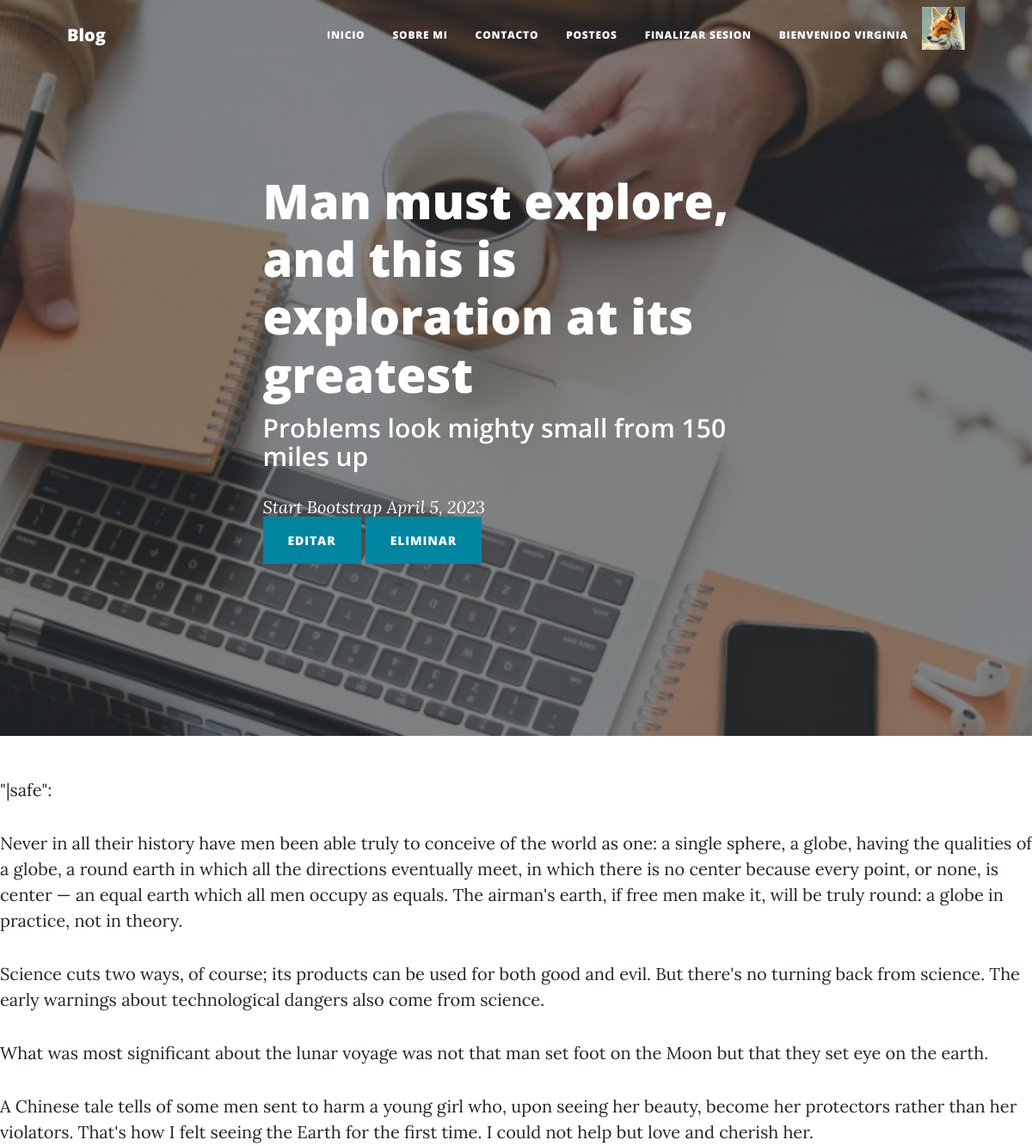
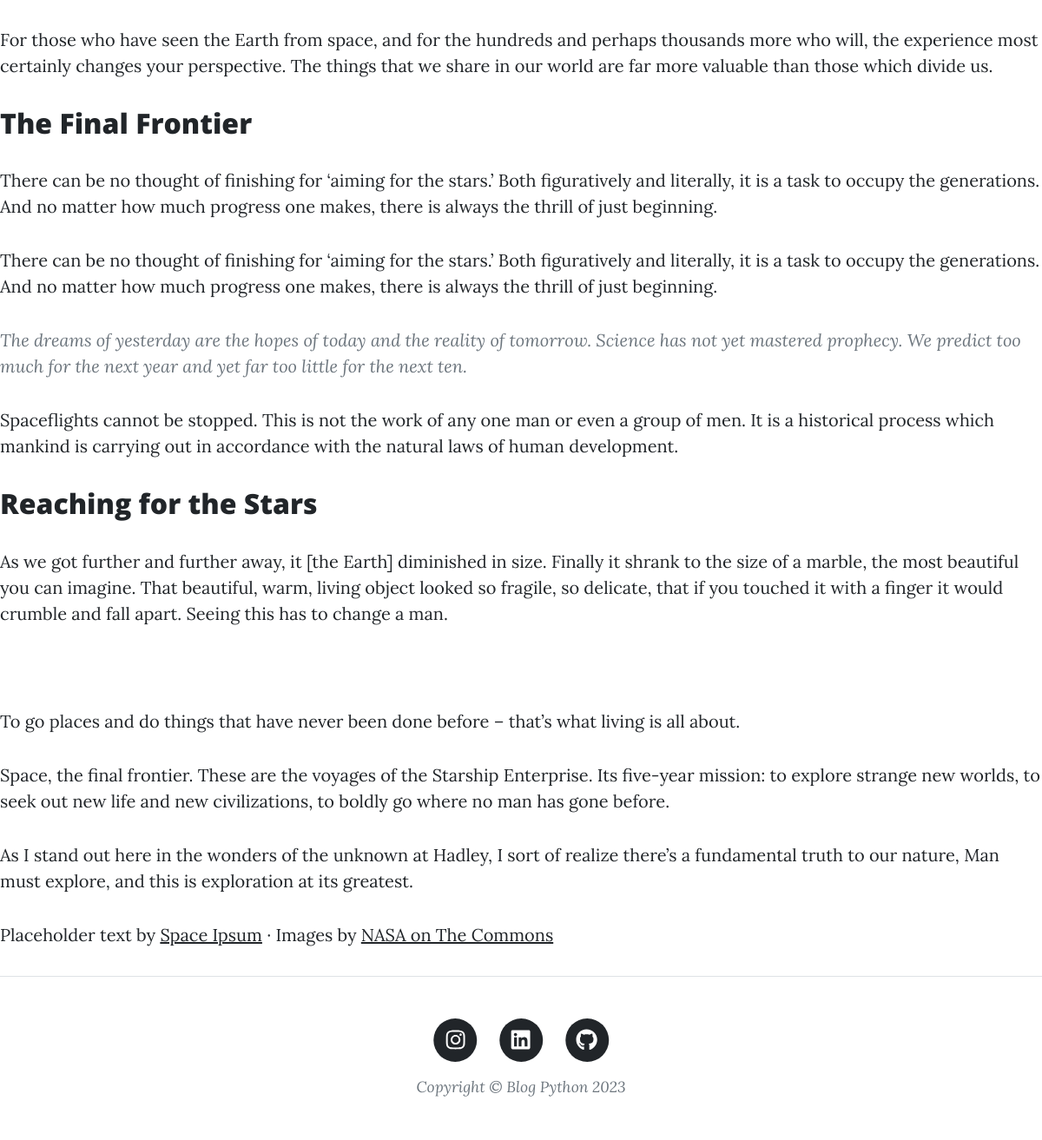
/Blog/vistaPost/3 (signed in), run on the app's committed database (2 pictures, top to bottom).
### Blog/models.py (models this page shows, shortened)
class Posteos(models.Model):
    titulo = models.CharField(max_length=200)
    subtitulo = models.CharField(max_length=200)
    autor = models.CharField(max_length=50)
    fecha = models.DateField()
    texto = RichTextField()

### Blog/views.py (the view)
# urls.py: path('vistaPost/<int:id>', vistaPost, name="vistaPost"),
@login_required
def vistaPost(request, id):
    posteo = Posteos.objects.get(id=id)
    context = {'posteo': posteo, "avatar": obtenerAvatar(request)}
    if request.user.is_authenticated:
        return render(request, 'vistaPost.html', context)
    else:
        return render(request, 'inicio.html', context, {"mensaje":"Inicia sesion para ver el contenido"} )

### Blog/views.py (called while the page is built)
@login_required
def obtenerAvatar(request):
    avatares = Avatar.objects.filter(user=request.user.id)
    if len(avatares) != 0:
        return avatares[0].imagen.url
    else:
        return "/media/avatares/default.png"

### Blog/templates/vistaPost.html (shortened to what this page needs)
{% extends "padre.html" %}
{% load static %}
{% block titulo %}
<header class="masthead" style="background-image: url('{% static "assets/img/crearPost-bg.jpg" %}')">
    <div class="container position-relative px-4 px-lg-5">
        <div class="row gx-4 gx-lg-5 justify-content-center">
            <div class="col-md-10 col-lg-8 col-xl-7">
                <div class="post-heading">
                    <h1>{{ posteo.titulo }}</h1>
                    <h2 class="subheading">{{ posteo.subtitulo }}</h2>
                    <span class="meta">
                        <a href="#!">{{ posteo.autor }} {{ posteo.fecha }}</a>
                    </span>
                    <a class="btn btn-primary text-uppercase enabled" href="{% url 'editarPost' posteo.id %}">Editar</a>
                    <a class="btn btn-primary text-uppercase enabled" href="{% url 'eliminarPost' posteo.id %}">Eliminar</a>
                </div>
            </div>
        </div>
    </div>
{% endblock %}
{% block segundo_contenido_que_cambia %}
"|safe":{{ posteo.texto|safe }}
{% endblock %}

### Blog/templates/padre.html (shortened to what this page needs)
<!DOCTYPE html>
<html lang="en">
    <head>
        {% load static %}
        <link href="{% static 'css/styles.css' %}" rel="stylesheet" />
    </head>
    <body>
        <nav class="navbar navbar-expand-lg navbar-light" id="mainNav">
            <div class="container px-4 px-lg-5">
                <a class="navbar-brand" href="{% url 'Inicio' %}">Blog</a>
                <div class="collapse navbar-collapse" id="navbarResponsive">
                    <ul class="navbar-nav ms-auto py-4 py-lg-0">
                        <li class="nav-item"><a class="nav-link px-lg-3 py-3 py-lg-4" href="{% url 'Inicio' %}">Inicio</a></li>
                        <li class="nav-item"><a class="nav-link px-lg-3 py-3 py-lg-4" href="{% url 'SobreMi' %}">Sobre Mi</a></li>
                        <li class="nav-item"><a class="nav-link px-lg-3 py-3 py-lg-4" href="{% url 'Contacto' %}">Contacto</a></li>
                        {% if user.is_authenticated %}
                        <li class="nav-item"><a class="nav-link px-lg-3 py-3 py-lg-4" href="{% url 'Posteos' %}">Posteos</a></li>
                        <li class="nav-item"><a class="nav-link px-lg-3 py-3 py-lg-4" href="{% url 'FinalizarSesion' %}">Finalizar Sesion</a></li>
                        <li class="nav-item"><a class="nav-link px-lg-3 py-3 py-lg-4" href="{% url 'miPerfil' %}">Bienvenido {{ user.username }}</a></li>
                        <img src="{{ avatar }}" alt="Avatar" style="width:50px;height:50px;"/>
                        {% else %}
                        <li class="nav-item"><a class="nav-link px-lg-3 py-3 py-lg-4" href="{% url 'IniciarSesion' %}">Iniciar Sesion</a></li>
                        <li class="nav-item"><a class="nav-link px-lg-3 py-3 py-lg-4" href="{% url 'Registro' %}">Registro</a></li>
                        {% endif %}
                    </ul>
                </div>
            </div>
        </nav>
                            {% block titulo %}
                            {% endblock %}
        </header>
        {% block segundo_contenido_que_cambia %}
        {% endblock %}
        <footer class="border-top">
            <div class="container px-4 px-lg-5">
                <div class="row gx-4 gx-lg-5 justify-content-center">
                    <div class="col-md-10 col-lg-8 col-xl-7">
                        <ul class="list-inline text-center">
                            <li class="list-inline-item">
                                <a href="https://www.instagram.com/virginia.aye/">
                                    <span class="fa-stack fa-lg">
                                        <i class="fas fa-circle fa-stack-2x"></i>
                                        <i class="fab fa-instagram fa-stack-1x fa-inverse"></i>
                                    </span>
                                </a>
                            </li>
                            <li class="list-inline-item">
                                <a href="https://www.linkedin.com/in/virginia-barrios-53996a171/">
                                    <span class="fa-stack fa-lg">
                                        <i class="fas fa-circle fa-stack-2x"></i>
                                        <i class="fab fa-linkedin fa-stack-1x fa-inverse"></i>
                                    </span>
                                </a>
                            </li>
                            <li class="list-inline-item">
                                <a href="https://github.com/VirginiaBarrios">
                                    <span class="fa-stack fa-lg">
                                        <i class="fas fa-circle fa-stack-2x"></i>
                                        <i class="fab fa-github fa-stack-1x fa-inverse"></i>
                                    </span>
                                </a>
                            </li>
                        </ul>
                        <div class="small text-center text-muted fst-italic">Copyright &copy; Blog Python 2023</div>
                    </div>
                </div>
            </div>
        </footer>
    </body>
</html>

### data on the page
Posteos: titulo "Man must explore, and this is exploration at its greatest", subtitulo "Problems look mighty small from 150 miles up", autor "Start Bootstrap", fecha "April 5, 2023", texto "Never in all their history have men been able truly to conceive of the world as one: a single sphere, a globe, having the qualities of a globe, a round earth in which all the directions eventually meet, in which there is no center because every point, or none, is center — an equal earth which all men occupy as equals. The airman's earth, if free men make it, will be truly round: a globe in practice, not in theory. Science cuts two ways, of course; its products can be used for both good and evil. But there's no turning back from science. The early warnings about technological dangers also come from science. What was most significant about the lunar voyage was not that man set foot on the…"

### other printed values
{{ user.username }} "VIRGINIA"
